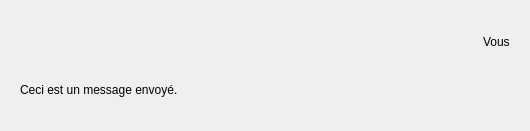
<?xml version="1.0" encoding="UTF-8"?>
<ui version="4.0">
 <class>SenderMsg</class>
 <widget class="QWidget" name="SenderMsg">
  <property name="geometry">
   <rect>
    <x>0</x>
    <y>0</y>
    <width>530</width>
    <height>131</height>
   </rect>
  </property>
  <property name="sizePolicy">
   <sizepolicy hsizetype="Minimum" vsizetype="Minimum">
    <horstretch>0</horstretch>
    <verstretch>0</verstretch>
   </sizepolicy>
  </property>
  <property name="maximumSize">
   <size>
    <width>16777215</width>
    <height>131</height>
   </size>
  </property>
  <property name="windowTitle">
   <string>Form</string>
  </property>
  <layout class="QGridLayout" name="gridLayout_2">
   <item row="1" column="0">
    <widget class="QFrame" name="frame">
     <property name="sizePolicy">
      <sizepolicy hsizetype="Minimum" vsizetype="Preferred">
       <horstretch>0</horstretch>
       <verstretch>0</verstretch>
      </sizepolicy>
     </property>
     <property name="frameShape">
      <enum>QFrame::NoFrame</enum>
     </property>
     <property name="frameShadow">
      <enum>QFrame::Plain</enum>
     </property>
     <layout class="QGridLayout" name="gridLayout">
      <item row="2" column="2">
       <spacer name="horizontalSpacer">
        <property name="orientation">
         <enum>Qt::Horizontal</enum>
        </property>
        <property name="sizeHint" stdset="0">
         <size>
          <width>323</width>
          <height>20</height>
         </size>
        </property>
       </spacer>
      </item>
      <item row="2" column="3">
       <widget class="QLabel" name="nameText">
        <property name="text">
         <string>Vous</string>
        </property>
       </widget>
      </item>
      <item row="3" column="2" colspan="2">
       <widget class="QLabel" name="sentText">
        <property name="sizePolicy">
         <sizepolicy hsizetype="Preferred" vsizetype="Minimum">
          <horstretch>0</horstretch>
          <verstretch>0</verstretch>
         </sizepolicy>
        </property>
        <property name="frameShape">
         <enum>QFrame::NoFrame</enum>
        </property>
        <property name="text">
         <string>Ceci est un message envoyé.</string>
        </property>
       </widget>
      </item>
     </layout>
    </widget>
   </item>
  </layout>
 </widget>
 <resources/>
 <connections/>
</ui>
